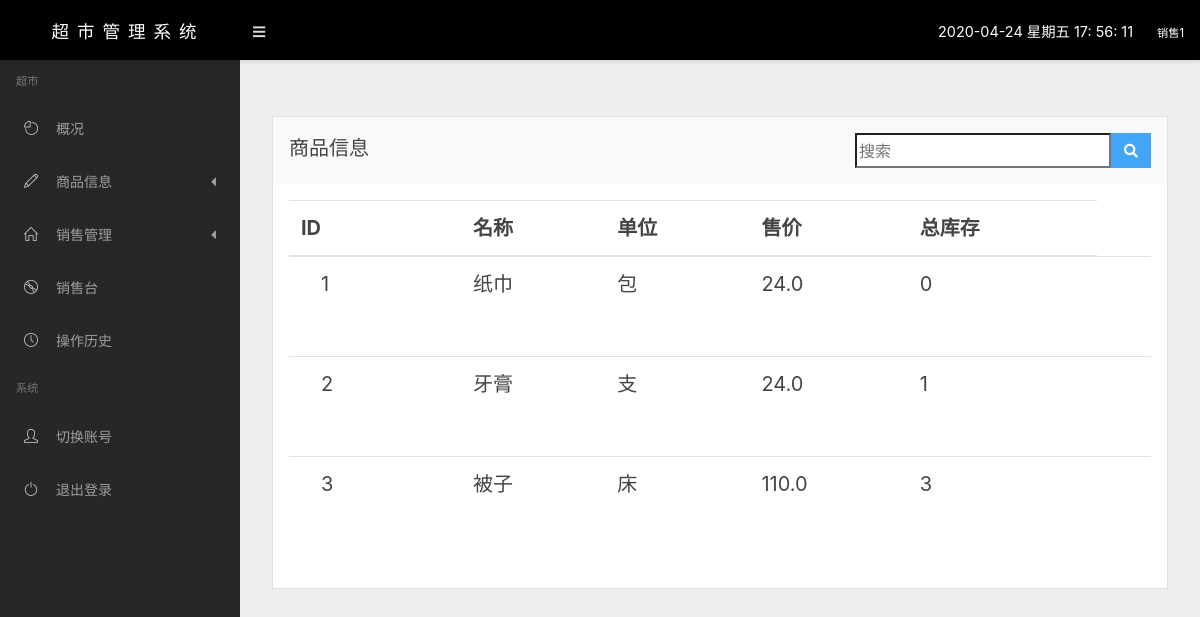
Before: /goods/ (signed in) with the older database file.
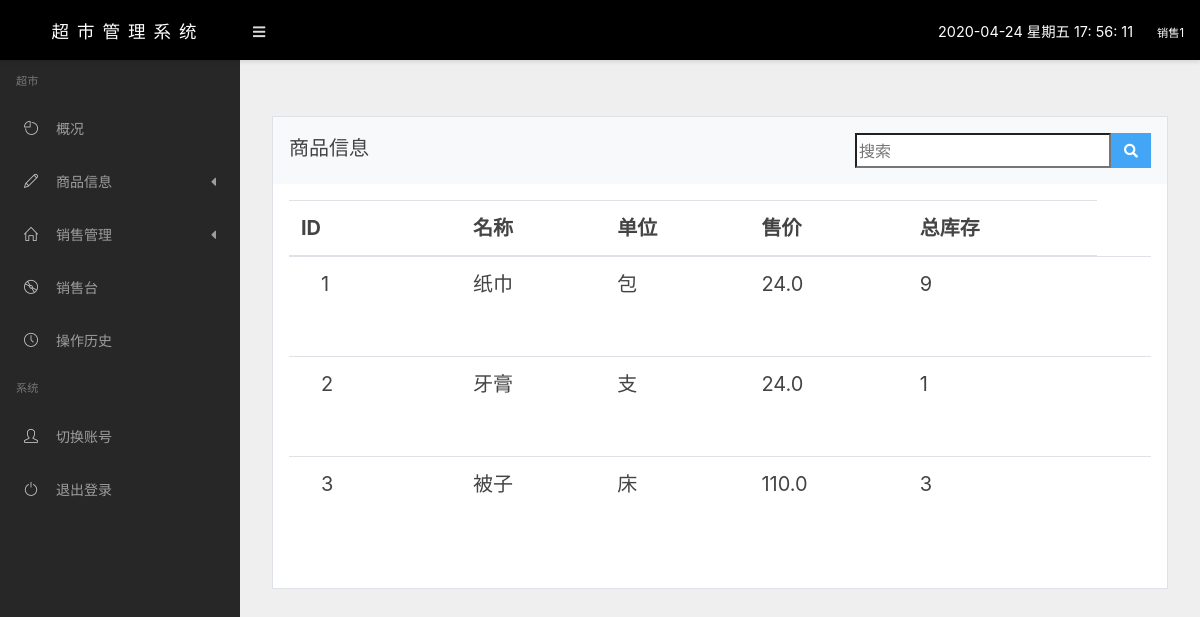
After: the same page with the newer database file.
### app/models.py (models this page shows, shortened)
class Goods(models.Model):
    stateChoice = (
        ('T', '上架'),
        ('F', '下架'),
    )
    id = models.AutoField(primary_key=True, max_length=100, verbose_name="ID")
    name = models.CharField(max_length=20, verbose_name="商品名称")
    sale_price = models.FloatField(verbose_name="出售价格")  # 出售价格
    left_num = models.IntegerField(default=0, verbose_name="商品数量")  # 剩余数量
    cost_price = models.FloatField(default=0, verbose_name="进货单价")  # 进货价格
    sale_num = models.IntegerField(default=0,null=True,verbose_name="商品已卖出数量")        # 出售数量
    unit = models.CharField(max_length=5, default="个", verbose_name="单位")
    flag = models.CharField(verbose_name="是否上架", choices=stateChoice, max_length=1, default="F")
    margin = models.FloatField(verbose_name="利润率%", default=20, max_length=4)
    class Meta:
        verbose_name = "商品管理"
        verbose_name_plural = "商品管理"

### app/libs/identity_check.py (the view)
        def wra(req,*arg,**kwargs):
            identity = req.session.get('identity')
            if not identity:
                return redirect("/login/")
            if int(identity) not in group:
                return redirect("/login/")
            return func(req,*arg,**kwargs)

### app/libs/identity_check.py (called while the page is built)
def check(group):
    def decorator(func):
        def wra(req,*arg,**kwargs):
            identity = req.session.get('identity')
            if not identity:
                return redirect("/login/")
            if int(identity) not in group:
                return redirect("/login/")
            return func(req,*arg,**kwargs)
        return wra
    return decorator

### app/views.py (called while the page is built)
@check([0, 1, 2])
def goods(request):
    goods = Goods.objects.filter(flag="T")
    key = request.GET.get("Search")
    if key:
        goods = goods.filter(id=int(key))
    goods_tip = ""
    flag = False
    for i in goods:
        warning = int(i.sale_num * 0.2)
        if warning >= i.left_num:
            goods_tip += i.name + " "
            flag = True
    msg = "商品:%s不足，请及时补充！" % goods_tip
    return render(request, 'manage/goods.html', {"goods": goods, "msg": msg, "flag": flag})

### templates/manage/goods.html (shortened to what this page needs)
{% extends 'manage/base/base.html' %}
{% block content %}
    <div class="row mt-4">
        <div class="col-md-12">
                    <div class="card">
                        <div class="card-header bg-light">
                                商品信息
         <div class="w3l_search float-right">
    			<form action="/goods/" method="get">
    				<input type="search" name="Search" style="Float:left;height:35px;font-size: 16px" placeholder="搜索" required="">
    				<button type="submit" class="btn btn-primary" style="Float:left;height:35px" aria-label="Left Align">
    					<i class="fa fa-search" aria-hidden="true"> </i>
    				</button>
    			</form>
		      </div>
                        </div>
                        <div class="card-body">
                            <div class="table-responsive">
                                <table class="table table-hover">
                                    <thead>
                                    <tr>
                                        <th>ID</th>
                                        <th>名称</th>
                                        <th>单位</th>
                                        <th>售价</th>
                                        <th>总库存</th>
                                    </tr>
                                    </thead>
                                    <tbody style="height: 300px;overflow-y: auto">
                                    {% for g in goods %}
                                    <tr>
                                        <td>
                                            <span>{{ g.id }}</span>
                                        </td>
                                        <td>{{ g.name }}</td>
                                        <td>{{ g.unit }}</td>
                                        <td class="text-nowrap">{{ g.sale_price }}</td>
                                        <td>{{ g.left_num }}</td>
                                        <td>
                                        </td>
                                    </tr>
                                    {% endfor %}
                                    </tbody>
                                </table>
                            </div>
                        </div>
                    </div>
                </div>
    </div>
{% endblock %}

Changed rows visible on the page:
changed Goods "纸巾": left_num "0" → "9"
